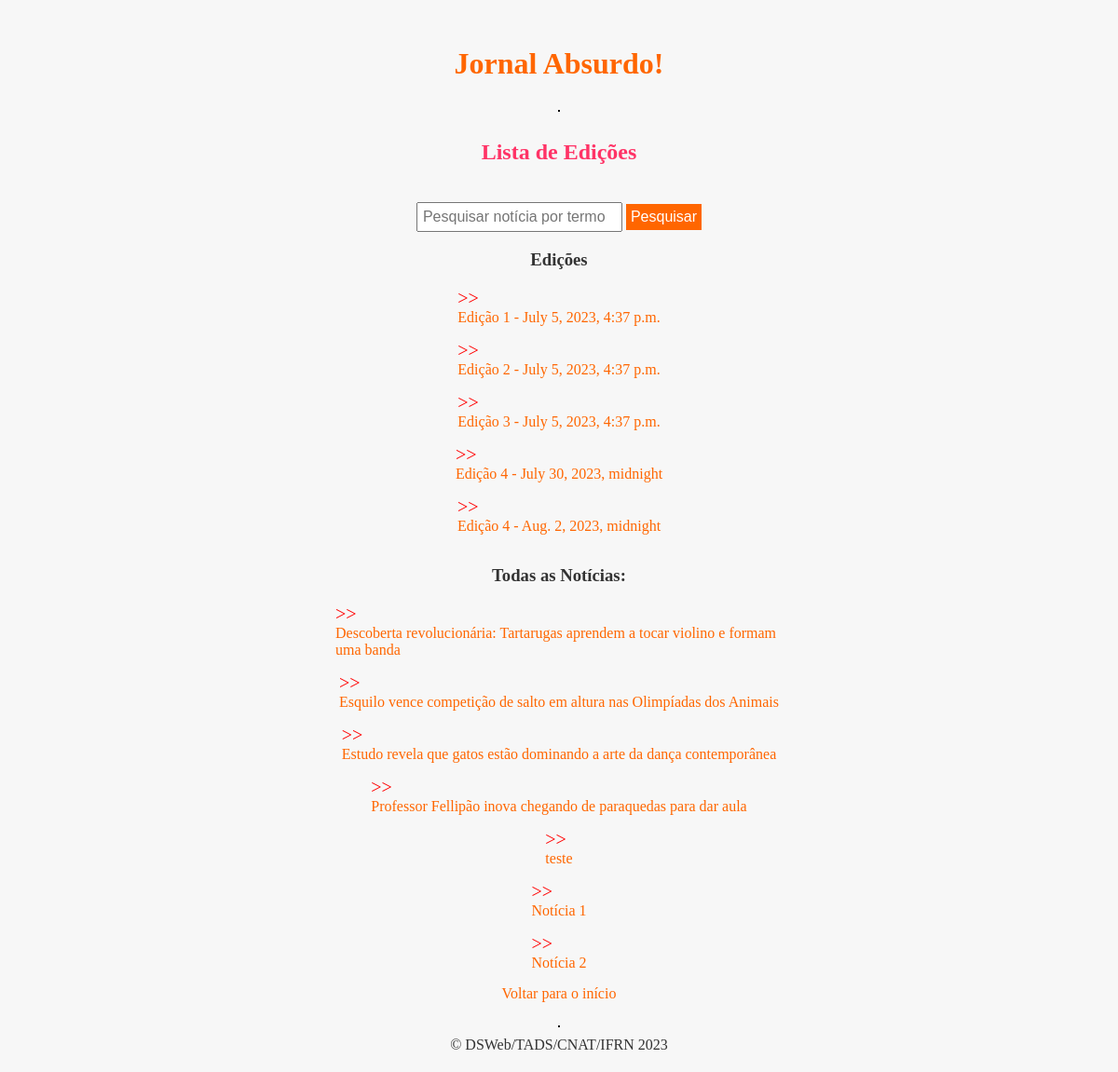
Page /jornal/listar_edicoes/ on the committed database.
### jornal_interno/models.py (models this page shows, shortened)
class Edicao(models.Model):
    numero = models.IntegerField()
    data = models.DateTimeField()

class Noticia(models.Model):
    edicao = models.ForeignKey(Edicao, default=1, on_delete = models.CASCADE)
    autor = models.ForeignKey(Autor, default=1, on_delete = models.CASCADE)
    titulo = models.CharField(max_length=250)
    conteudo = models.TextField(max_length=700)
    data_pub = models.DateTimeField()

### jornal_interno/views.py (the view)
class ListarEdicoesView(View):
    def get(self, request, *args, **kwargs):
        edicoes = Edicao.objects.all()
        query = request.GET.get('qr', '')
        if query:
            noticias = Noticia.objects.filter(titulo__icontains=query)
        else:
            noticias = Noticia.objects.all()
        return render(
            request, 'jornalinterno/listar_edicoes.html',
            {'edicoes': edicoes, 'noticias': noticias, 'query': query}
        )

### jornal_interno/templates/jornalinterno/listar_edicoes.html (shortened to what this page needs)
{% extends 'jornalinterno/base.html' %}
{% block conteudo %}
    <h2>Lista de Edições</h2>
    <form method="get">
        <input type="text" name="qr" placeholder="Pesquisar notícia por termo">
        <button type='submit' name='qr'>Pesquisar</button>
    </form>
    <h3>Edições</h3>
        {% for edicao in edicoes %}
            <li><a href="{% url 'jornalinterno:pagina_edicao' edicao.pk %}">Edição {{ edicao.numero }} - {{ edicao.data }}</a></li>
        {% endfor %}
    {% if noticias %}
        <h3>Todas as Notícias:</h3>
            {% for noticia in noticias %}
                <li><a href="{% url 'jornalinterno:pagina_noticia' noticia.pk %}">{{ noticia.titulo }}</a></li>
            {% endfor %}
    {% else %}
        <p>Não há notícias com o termo pesquisado.</p>
    {% endif %}
    <a href="{% url 'jornalinterno:index' %}">Voltar para o início</a>
{% endblock %}

### jornal_interno/templates/jornalinterno/base.html (shortened to what this page needs)
<!DOCTYPE html>
<html>
<head>
    {% load static %}
    <link rel="stylesheet" href="{% static 'jornalinterno/base.css' %}">
</head>
<body>
    <div id="conteudo">
        <h1>Jornal Absurdo!</h1>
        <hr/>
        {% block conteudo %}{% endblock %}
        <hr/>
        &copy; DSWeb/TADS/CNAT/IFRN 2023
    </div>
</body>
</html>

### jornal_interno/static/jornalinterno/base.css (style rules this page uses)
body { font-family: Georgia, 'Times New Roman', Times, serif; background-color: #f7f7f7; color: #333; padding: 0; margin-left:30%; margin-right: 30%; }
h1 { color: #ff6600; text-align: center; margin-top: 30px; text-align: center; }
h2 { text-align: center; color: #ff3366; }
form { margin-top: 20px; }
input[type="text"], button { padding: 5px; font-size: 16px; }
button { background-color: #ff6600; color: #fff; border: none; cursor: pointer; }
a { color: #ff6600; text-decoration: none; display: block; margin-bottom: 15px; }
#conteudo { display: flex; flex-direction: column; justify-content: center; align-items: center; margin: 20px auto; }
hr { border: 1px solid #000; margin: 10px 0; }
li::marker { content: ">>"; color: #FF0000; font-size: 20px; text-align: left; list-style-position: inside; }

### rows in the picture
Edicao: numero "1", data "July 5, 2023, 4:37 p.m."
Edicao: numero "2", data "July 5, 2023, 4:37 p.m."
Edicao: numero "3", data "July 5, 2023, 4:37 p.m."
Edicao: numero "4", data "July 30, 2023, midnight"
Edicao: numero "4", data "Aug. 2, 2023, midnight"
Noticia: titulo "Descoberta revolucionária: Tartarugas aprendem a tocar violino e formam uma banda"
Noticia: titulo "Esquilo vence competição de salto em altura nas Olimpíadas dos Animais"
Noticia: titulo "Estudo revela que gatos estão dominando a arte da dança contemporânea"
Noticia: titulo "Professor Fellipão inova chegando de paraquedas para dar aula"
Noticia: titulo "teste"
Noticia: titulo "Notícia 1"
Noticia: titulo "Notícia 2"
